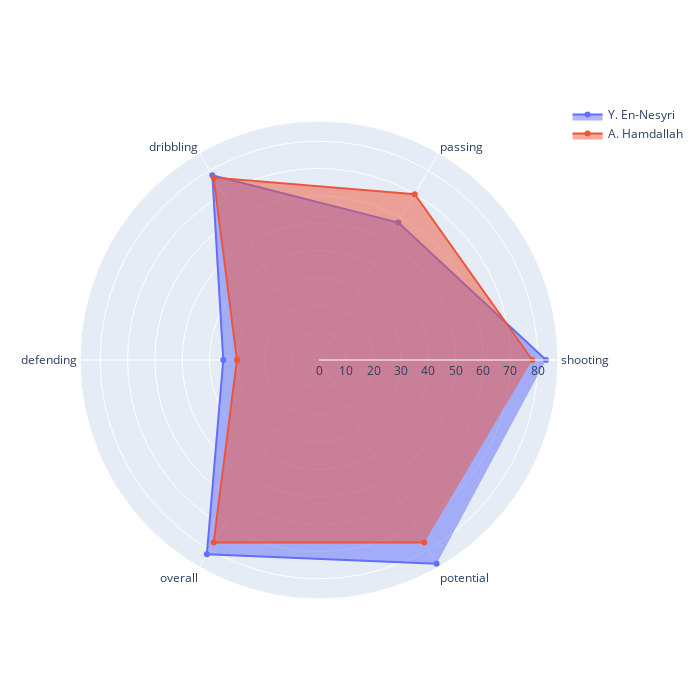

Here is the notebook cell this chart was saved with:
### Code cell
i = df[df.short_name.str.contains(striker1)][labels].index.item()
stats = df.loc[i, labels].values

fig = go.Figure()

fig.add_trace(go.Scatterpolar(
      r=stats,
      theta=labels,
      fill='toself',
      name=striker1
))

i = df[df.short_name.str.contains(striker2)][labels].index.item()
stats = df.loc[i, labels].values

fig.add_trace(go.Scatterpolar(
      r=stats,
      theta=labels,
      fill='toself',
      name=striker2
))

fig.update_layout(
    autosize=False,
    width=700,
    height=700,)

fig.show()

### Figure 1 — Plotly figure (JSON) as saved in the notebook; plotly's stock layout.template omitted (floating-point values rounded to 4 significant figures)
{"data": [{"fill": "toself", "name": "Y. En-Nesyri", "r": [83, 58, 78, 35, 82, 86], "theta": ["shooting", "passing", "dribbling", "defending", "overall", "potential"], "type": "scatterpolar"}, {"fill": "toself", "name": "A. Hamdallah", "r": [78, 70, 77, 30, 77, 77], "theta": ["shooting", "passing", "dribbling", "defending", "overall", "potential"], "type": "scatterpolar"}], "layout": {"autosize": false, "height": 700, "width": 700}}
